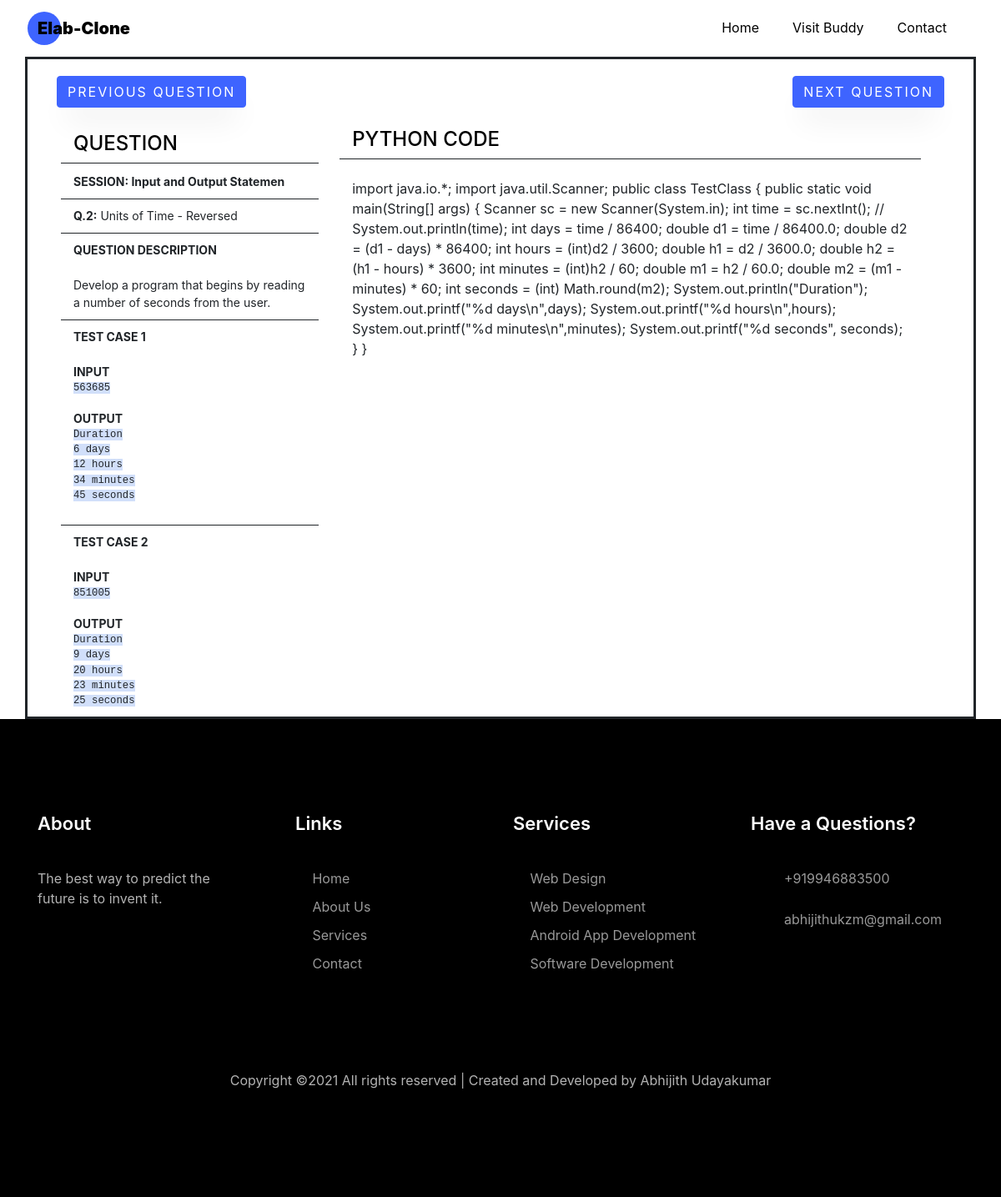
/PYTHON/data.php?rowid=2, run on the app's committed database.
### tables this page shows
CREATE TABLE `elabdata` (
  `id` int(100) DEFAULT NULL,
  `SESSION` varchar(255) DEFAULT NULL,
  `QUESTION_NO` varchar(100) DEFAULT NULL,
  `QUESTION_NAME` varchar(255) DEFAULT NULL,
  `QUESTION_DESC` varchar(3000) DEFAULT NULL,
  `CODE` varchar(5000) DEFAULT NULL
);

### PYTHON/data.php (the view, shortened to what this page needs)
<?php
$id = $_GET['rowid'];
$session = "";
$QNAME = "";
$QNDESC = "";
$CODE = "";
$TCNO = [];
$IP = [];
$OP = [];
$url = parse_url(getenv("CLEARDB_DATABASE_URL"));
$server = $url["host"];
$username = $url["user"];
$password = $url["pass"];
$db = substr($url["path"], 1);
$conn = new mysqli($server, $username, $password, $db);
  $sqldata = "SELECT id, SESSION, QUESTION_NO, QUESTION_NAME, QUESTION_DESC, CODE FROM elabdata WHERE id=$id";
  $result = $conn-> query($sqldata);
  if ($result-> num_rows > 0) {
    while ($row = $result-> fetch_assoc()) {
      $session = $row['SESSION'];
      $QNAME = $row['QUESTION_NAME'];
      $QNDESC = $row['QUESTION_DESC'];
      $CODE = $row['CODE'];
    }
  }
  $sqltest = "SELECT dataid, TESTCASE_NO, INPUT, OUTPUT FROM elabtestcase WHERE dataid=$id";
  $resulttest = $conn-> query($sqltest);
  if ($resulttest-> num_rows > 0) {
    $i = 0;
    while ($rowtest = $resulttest-> fetch_assoc()) {
      $TCNO[$i] = $rowtest['TESTCASE_NO'];
      $IP[$i] = $rowtest['INPUT'];
      $OP[$i] = $rowtest['OUTPUT'];
      $i++;
    }
  }
  $QNDESC = str_replace('(br)', '<br>', $QNDESC);
  $CODE = str_replace('(br)', '&#13;&#10;', $CODE);
?>
<!DOCTYPE html>
<html lang="en">
  <head>
    <link rel="stylesheet" href="css/open-iconic-bootstrap.min.css">
    <link rel="stylesheet" href="css/animate.css">
    <link rel="stylesheet" href="css/owl.carousel.min.css">
    <link rel="stylesheet" href="css/owl.theme.default.min.css">
    <link rel="stylesheet" href="css/magnific-popup.css">
    <link rel="stylesheet" href="css/aos.css">
    <link rel="stylesheet" href="css/ionicons.min.css">
    <link rel="stylesheet" href="css/flaticon.css">
    <link rel="stylesheet" href="css/icomoon.css">
    <link rel="stylesheet" href="css/style.css">
<link rel="stylesheet" href="https://stackpath.bootstrapcdn.com/bootstrap/4.5.0/css/bootstrap.min.css">
  </head>
  <body data-spy="scroll" data-target=".site-navbar-target" data-offset="300">
    <nav class="navbar navbar-expand-lg navbar-dark ftco_navbar ftco-navbar-light site-navbar-target" id="ftco-navbar">
      <div class="container">
        <a class="navbar-brand" href="../index.php" style="color: black;"><span style="color: black;">Elab-</span>Clone</a>
        <div class="collapse navbar-collapse" id="ftco-nav">
          <ul class="navbar-nav nav ml-auto">
            <li class="nav-item"><a href="python.php" class="nav-link"><span style="color: black;">Home</span></a></li>
            <li class="nav-item"><a href="https://buddywebdeveloper.herokuapp.com/" class="nav-link" target="_blank"><span style="color: black;">Visit Buddy</span></a></li>
            <li class="nav-item"><a href="https://buddywebdeveloper.herokuapp.com/contact.html" class="nav-link" target="_blank"><span style="color: black;">Contact</span></a></li>
          </ul>
        </div>
      </div>
    </nav>
    <section>
      <div class="container" style="border:solid;">
  <form method="GET">
  <div class="btns" style="float: left; margin-top: 20px;">
    <button type="submit" class="btn btn-primary" name="QID" value="<?php echo $id; ?>" style="margin-left: 20px;" formaction="previous.php">Previous Question</button>
  </div>
  <div class="btns" style="float: right; margin-top: 20px;">
    <button type="submit" class="btn btn-primary" name="QID" value="<?php echo $id; ?>" style="margin-right: 20px;" formaction="next.php">Next Question</button>
  </div>
  </form>
<div _ngcontent-c16="" class="outer">
 <div _ngcontent-c16="" class="container ng-star-inserted">
    <div _ngcontent-c16="" class="question">
      <div _ngcontent-c16="" class="inner"><mat-card _ngcontent-c16="" class="mat-elevation-z2 mat-card">
        <h4 _ngcontent-c16="">QUESTION</h4>
        <mat-divider _ngcontent-c16="" class="mat-divider" role="separator" aria-orientation="horizontal"></mat-divider>
        <div _ngcontent-c16="" class="list">
          <div _ngcontent-c16="" class="list-item">
            <a _ngcontent-c16="" class="title">SESSION: <span name="sessiondata"><?php echo $session; ?></span> </a>
          </div>
          <mat-divider _ngcontent-c16="" class="mat-divider" role="separator" aria-orientation="horizontal"></mat-divider>
          <div _ngcontent-c16="" class="list-item">
            <a _ngcontent-c16="" class="title"><span name="questionno">Q.<?php echo $id; ?>:</span></a>
            <a _ngcontent-c16=""><span name="questionname"><?php echo $QNAME; ?></span> </a>
          </div>
          <mat-divider _ngcontent-c16="" class="mat-divider" role="separator" aria-orientation="horizontal"></mat-divider>
          <div _ngcontent-c16="" class="list-item">
            <a _ngcontent-c16="" class="title">QUESTION DESCRIPTION </a><br _ngcontent-c16=""><br _ngcontent-c16="">
            <a _ngcontent-c16=""><span name="questiondesc"><?php echo $QNDESC; ?></span></a>
          </div>
          <mat-divider _ngcontent-c16="" class="mat-divider" role="separator" aria-orientation="horizontal"></mat-divider>
          <?php for($j=0; $j<count($TCNO); $j++){ ?>
              <div _ngcontent-c16="" class="list-item ng-star-inserted">
                    <a _ngcontent-c16="" class="title"><span name="tcno"><?php echo $TCNO[$j]; ?></span></a><br _ngcontent-c16=""><br _ngcontent-c16="">
                    <a _ngcontent-c16="" class="title">INPUT </a>
                    <pre _ngcontent-c16=""><code _ngcontent-c16=""><span name="tcinp"><?php echo $IP[$j]; ?></span></code></pre>
                    <a _ngcontent-c16="" class="title">OUTPUT </a>
                    <pre _ngcontent-c16=""><code _ngcontent-c16=""><span name="tcout"><?php echo $OP[$j]; ?></span></code></pre>
              </div>
              <mat-divider _ngcontent-c16="" class="mat-divider ng-star-inserted" role="separator" aria-orientation="horizontal"></mat-divider>
             <?php } ?>
        </div>
      </mat-card>
      </div>
    </div>
    <div _ngcontent-c16="" class="solution" >
      <mat-card _ngcontent-c16="" class="mat-elevation-z2 mat-card" style="display: block">
        <h4 _ngcontent-c16="">PYTHON CODE</h4>
        <mat-divider _ngcontent-c16="" class="mat-divider" role="separator" aria-orientation="horizontal"></mat-divider>
        <br _ngcontent-c16="">
     <div class="codeeditor" id="jseditor">
      <?php echo $CODE; ?>
     </div>
      </mat-card>
    </div>
  </div>
</div>
</div>
    </section>
    <footer class="ftco-footer ftco-section">
      <div class="container">
        <div class="row mb-5">
          <div class="col-md">
            <div class="ftco-footer-widget mb-4">
              <h2 class="ftco-heading-2">About</h2>
              <p>The best way to predict the future is to invent it.</p>
              <ul class="ftco-footer-social list-unstyled float-md-left float-lft mt-5">
              </ul>
            </div>
          </div>
          <div class="col-md">
            <div class="ftco-footer-widget mb-4 ml-md-4">
              <h2 class="ftco-heading-2">Links</h2>
              <ul class="list-unstyled">
                <li><a href="#"><span class="icon-long-arrow-right mr-2"></span>Home</a></li>
                <li><a href="#"><span class="icon-long-arrow-right mr-2"></span>About Us</a></li>
                <li><a href="#"><span class="icon-long-arrow-right mr-2"></span>Services</a></li>
                <li><a href="#"><span class="icon-long-arrow-right mr-2"></span>Contact</a></li>
              </ul>
            </div>
          </div>
          <div class="col-md">
             <div class="ftco-footer-widget mb-4">
              <h2 class="ftco-heading-2">Services</h2>
              <ul class="list-unstyled">
                <li><a href="#"><span class="icon-long-arrow-right mr-2"></span>Web Design</a></li>
                <li><a href="#"><span class="icon-long-arrow-right mr-2"></span>Web Development</a></li>
                <li><a href="#"><span class="icon-long-arrow-right mr-2"></span>Android App Development</a></li>
                <li><a href="#"><span class="icon-long-arrow-right mr-2"></span>Software Development</a></li>
              </ul>
            </div>
          </div>
          <div class="col-md">
            <div class="ftco-footer-widget mb-4">
              <h2 class="ftco-heading-2">Have a Questions?</h2>
              <div class="block-23 mb-3">
                <ul>
                  <li><a href="#"><span class="icon icon-phone"></span><span class="text">+919946883500</span></a></li>
                  <li><a href="#"><span class="icon icon-envelope"></span><span class="text">abhijithukzm@gmail.com</span></a></li>
                </ul>
              </div>
            </div>
          </div>
        </div>
        <div class="row">
          <div class="col-md-12 text-center">
            <p>
  Copyright &copy;<script>document.write(new Date().getFullYear());</script> All rights reserved | Created and Developed by <a href="">Abhijith Udayakumar</a>
  </p>
          </div>
        </div>
      </div>
    </footer>
  </body>
</html>

### PYTHON/css/icomoon.css (style rules this page uses)
[class^="icon-"], [class*=" icon-"] { font-family: 'icomoon' !important; speak: none; font-style: normal; font-weight: normal; font-variant: normal; text-transform: none; line-height: 1; -webkit-font-smoothing: antialiased; -moz-osx-font-smoothing: grayscale; }
.icon-phone:before { content: "\f095"; }
.icon-envelope:before { content: "\f0e0"; }
.icon-long-arrow-right:before { content: "\f178"; }

### PYTHON/data.php (style rules this page uses)
#jseditor { height: 450px; }
body { margin: 0; padding: 0; }
.mat-divider { display:block;margin:0;border-top-width:1px;border-top-style:solid }
.mat-card { transition:box-shadow 280ms cubic-bezier(.4,0,.2,1);display:block;position:relative;padding:24px;border-radius:2px }
.mat-card .mat-divider { position:absolute;left:0;width:100% }
.mat-card-content>:first-child,.mat-card>:first-child { margin-top:0 }
.mat-card-content>:last-child:not(.mat-card-footer),.mat-card>:last-child:not(.mat-card-footer) { margin-bottom:0 }
.outer[_ngcontent-c16] { display:block;max-width:100% }
.container[_ngcontent-c16] { padding:0 20px 0 20px;display:-webkit-box;display:-ms-flexbox;display:flex }
.question[_ngcontent-c16] { width:30%;margin-right:20px;padding:5px;max-height:calc(100vh - 70px);overflow:scroll }
.solution[_ngcontent-c16] { width:65.5% }
.list[_ngcontent-c16] { margin-top:10px }
.list-item[_ngcontent-c16] { padding:10px 0 10px 0;font-size:14px }
.list-item[_ngcontent-c16] a.title[_ngcontent-c16] { font-weight:700 }
mat-card[_ngcontent-c16] { padding-left:15px!important;padding-right:15px!important;padding-bottom:0!important }
pre[_ngcontent-c16] { white-space:pre-wrap }
code[_ngcontent-c16] { background:#d1dffa }

### data on the page
elabdata: SESSION "Input and Output Statemen", QUESTION_NAME "Units of Time - Reversed", QUESTION_DESC "Develop a program that begins by reading a number of seconds from the user.", CODE "import java.io.*; import java.util.Scanner; public class TestClass { public static void main(String[] args) { Scanner sc = new Scanner(System.in); int time = sc.nextInt(); // System.out.println(time); int days = time / 86400; double d1 = time / 86400.0; double d2 = (d1 - days) * 86400; int hours = (int)d2 / 3600; double h1 = d2 / 3600.0; double h2 = (h1 - hours) * 3600; int minutes = (int)h2 / 60; double m1 = h2 / 60.0; double m2 = (m1 - minutes) * 60; int seconds = (int) Math.round(m2); System.out.println(\"Duration\"); System.out.printf(\"%d days\\n\",days); System.out.printf(\"%d hours\\n\",hours); System.out.printf(\"%d minutes\\n\",minutes); System.out.printf(\"%d seconds\", seconds); } }"

### other printed values
$id "2"
$TCNO[$j] "TEST CASE 1"
$IP[$j] "563685"
$OP[$j] "Duration 6 days 12 hours 34 minutes 45 seconds"
$TCNO[$j] "TEST CASE 2"
$IP[$j] "851005"
$OP[$j] "Duration 9 days 20 hours 23 minutes 25 seconds"
